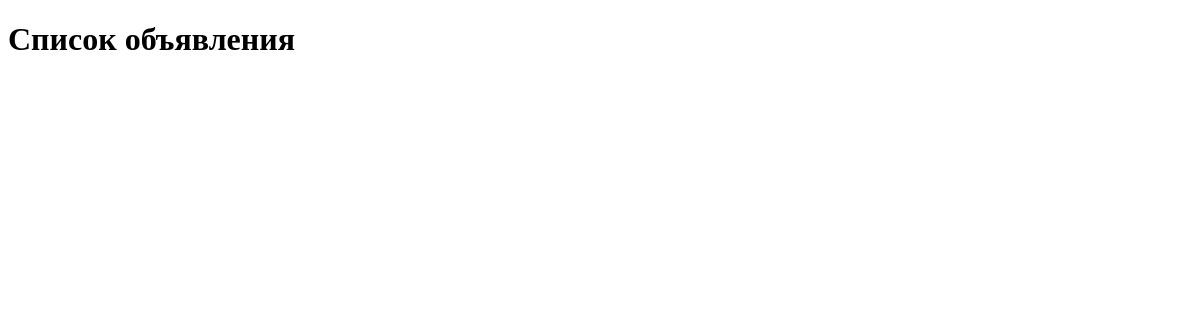
Page /bboard/ on the earlier database version.
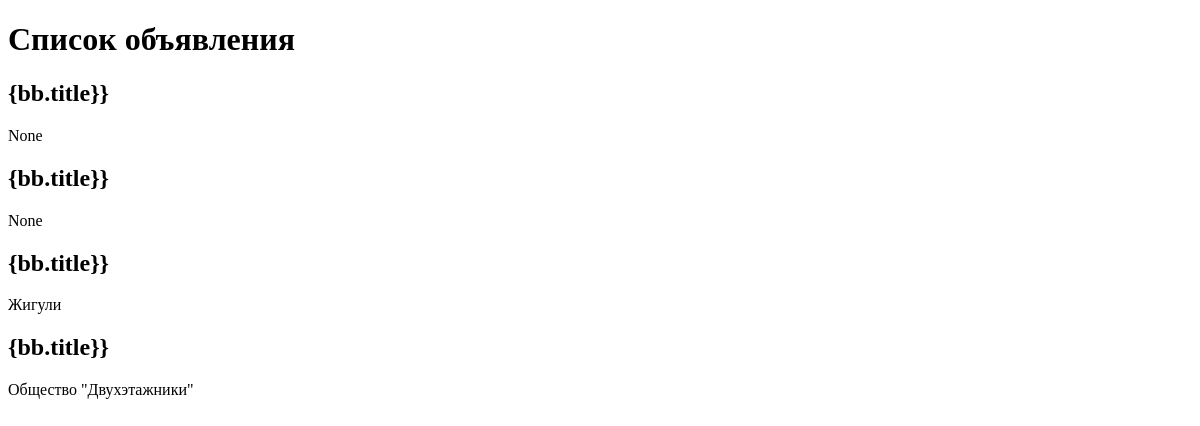
Same page on the later database version.
### bboard/models.py (models this page shows)
class Bd(models.Model):
    title = models.CharField(max_length=50)
    content = models.TextField(null=True, blank=True)
    price = models.FloatField(null=True, blank=True)
    published = models.DateField(auto_now_add=True, db_index=True)

### bboard/views.py (the view)
# urls.py: path('', index)
def index(request):
    template = loader.get_template('bboard/index.html')
    bbs = Bd.objects.order_by('-published')
    context = {'bbs': bbs}
    return HttpResponse(template.render(context, request))

### templates/bboard/index.html (shortened to what this page needs)
<!DOCTYPE html>
<html lang="ru">
<head>
</head>
<body>
<h1>Список объявления</h1>
{% for bb in bbs%}
<div>
    <h2>{bb.title}}</h2>
    <p>{{bb.content}}</p>
</div>
{%endfor%}
</body>
</html>

Differences in the rows shown:
added Bd: content "None"
added Bd: content "None"
added Bd: content "Жигули"
added Bd: content "Общество \"Двухэтажники\""
